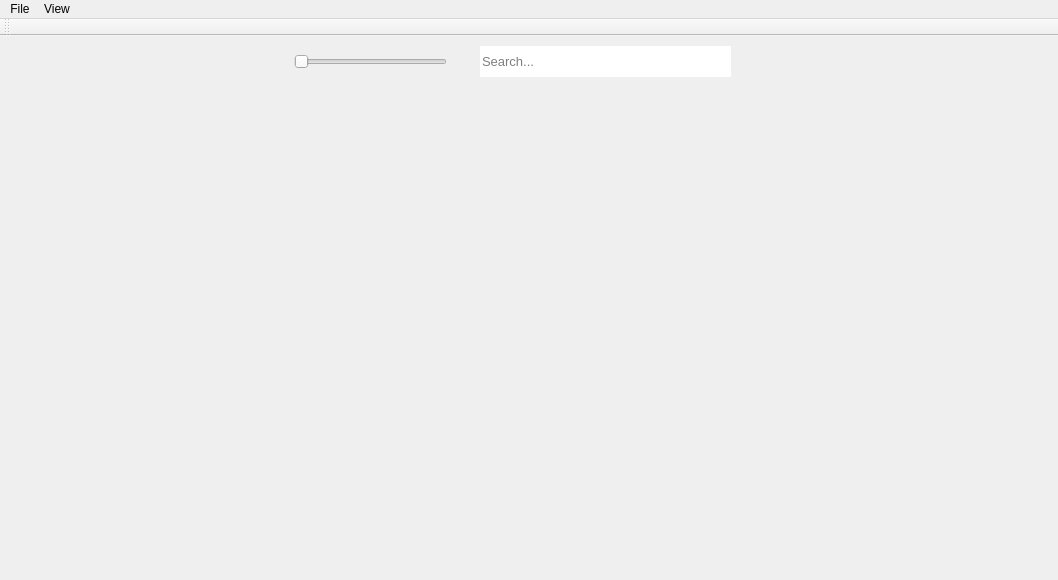
<?xml version="1.0" encoding="UTF-8"?>
<ui version="4.0">
 <class>main_window</class>
 <widget class="QMainWindow" name="main_window">
  <property name="geometry">
   <rect>
    <x>0</x>
    <y>0</y>
    <width>1058</width>
    <height>580</height>
   </rect>
  </property>
  <property name="sizePolicy">
   <sizepolicy hsizetype="Expanding" vsizetype="Expanding">
    <horstretch>0</horstretch>
    <verstretch>0</verstretch>
   </sizepolicy>
  </property>
  <property name="minimumSize">
   <size>
    <width>4</width>
    <height>0</height>
   </size>
  </property>
  <property name="windowTitle">
   <string>RPCS3</string>
  </property>
  <property name="autoFillBackground">
   <bool>false</bool>
  </property>
  <property name="animated">
   <bool>true</bool>
  </property>
  <property name="dockNestingEnabled">
   <bool>true</bool>
  </property>
  <property name="dockOptions">
   <set>QMainWindow::AllowNestedDocks|QMainWindow::AllowTabbedDocks|QMainWindow::AnimatedDocks|QMainWindow::GroupedDragging</set>
  </property>
  <widget class="QWidget" name="centralWidget">
   <property name="sizePolicy">
    <sizepolicy hsizetype="Expanding" vsizetype="Expanding">
     <horstretch>0</horstretch>
     <verstretch>0</verstretch>
    </sizepolicy>
   </property>
   <widget class="QLineEdit" name="mw_searchbar">
    <property name="geometry">
     <rect>
      <x>480</x>
      <y>10</y>
      <width>251</width>
      <height>31</height>
     </rect>
    </property>
    <property name="sizePolicy">
     <sizepolicy hsizetype="Expanding" vsizetype="Expanding">
      <horstretch>0</horstretch>
      <verstretch>0</verstretch>
     </sizepolicy>
    </property>
    <property name="font">
     <font>
      <pointsize>10</pointsize>
      <bold>false</bold>
     </font>
    </property>
    <property name="focusPolicy">
     <enum>Qt::ClickFocus</enum>
    </property>
    <property name="frame">
     <bool>false</bool>
    </property>
    <property name="placeholderText">
     <string>Search...</string>
    </property>
    <property name="clearButtonEnabled">
     <bool>false</bool>
    </property>
   </widget>
   <widget class="QWidget" name="sizeSliderContainer" native="true">
    <property name="geometry">
     <rect>
      <x>280</x>
      <y>10</y>
      <width>181</width>
      <height>31</height>
     </rect>
    </property>
    <property name="sizePolicy">
     <sizepolicy hsizetype="Fixed" vsizetype="Expanding">
      <horstretch>0</horstretch>
      <verstretch>0</verstretch>
     </sizepolicy>
    </property>
    <layout class="QHBoxLayout" name="sizeSliderContainer_layout">
     <property name="spacing">
      <number>0</number>
     </property>
     <property name="leftMargin">
      <number>14</number>
     </property>
     <property name="topMargin">
      <number>0</number>
     </property>
     <property name="rightMargin">
      <number>14</number>
     </property>
     <property name="bottomMargin">
      <number>0</number>
     </property>
     <item>
      <widget class="QSlider" name="sizeSlider">
       <property name="sizePolicy">
        <sizepolicy hsizetype="Expanding" vsizetype="Preferred">
         <horstretch>0</horstretch>
         <verstretch>0</verstretch>
        </sizepolicy>
       </property>
       <property name="focusPolicy">
        <enum>Qt::ClickFocus</enum>
       </property>
       <property name="autoFillBackground">
        <bool>false</bool>
       </property>
       <property name="orientation">
        <enum>Qt::Horizontal</enum>
       </property>
       <property name="tickPosition">
        <enum>QSlider::NoTicks</enum>
       </property>
      </widget>
     </item>
    </layout>
   </widget>
  </widget>
  <widget class="QMenuBar" name="menuBar">
   <property name="geometry">
    <rect>
     <x>0</x>
     <y>0</y>
     <width>1058</width>
     <height>22</height>
    </rect>
   </property>
   <property name="contextMenuPolicy">
    <enum>Qt::PreventContextMenu</enum>
   </property>
   <widget class="QMenu" name="menuFile">
    <property name="title">
     <string>File</string>
    </property>
    <addaction name="bootInstallPkgAct"/>
    <addaction name="separator"/>
    <addaction name="exitAct"/>
   </widget>
   <widget class="QMenu" name="menuView">
    <property name="title">
     <string>View</string>
    </property>
    <widget class="QMenu" name="menuGame_List_Icons">
     <property name="title">
      <string>Game List Icons</string>
     </property>
     <addaction name="setIconSizeTinyAct"/>
     <addaction name="setIconSizeSmallAct"/>
     <addaction name="setIconSizeMediumAct"/>
     <addaction name="setIconSizeLargeAct"/>
    </widget>
    <widget class="QMenu" name="menuGame_List_Mode">
     <property name="title">
      <string>Game List Mode</string>
     </property>
     <addaction name="setlistModeListAct"/>
     <addaction name="setlistModeGridAct"/>
    </widget>
    <addaction name="showGameListAct"/>
    <addaction name="separator"/>
    <addaction name="refreshGameListAct"/>
    <addaction name="menuGame_List_Mode"/>
    <addaction name="menuGame_List_Icons"/>
   </widget>
   <addaction name="menuFile"/>
   <addaction name="menuView"/>
  </widget>
  <widget class="QToolBar" name="toolBar">
   <property name="windowTitle">
    <string>toolBar</string>
   </property>
   <attribute name="toolBarArea">
    <enum>TopToolBarArea</enum>
   </attribute>
   <attribute name="toolBarBreak">
    <bool>false</bool>
   </attribute>
  </widget>
  <action name="bootInstallPkgAct">
   <property name="text">
    <string>Install Packages (PKG)</string>
   </property>
   <property name="toolTip">
    <string>Install application from a .pkg file</string>
   </property>
  </action>
  <action name="exitAct">
   <property name="text">
    <string>Exit</string>
   </property>
   <property name="toolTip">
    <string>Exit RPCS3</string>
   </property>
   <property name="statusTip">
    <string>Exit the application.</string>
   </property>
  </action>
  <action name="showGameListAct">
   <property name="checkable">
    <bool>true</bool>
   </property>
   <property name="text">
    <string>Show Game List</string>
   </property>
  </action>
  <action name="refreshGameListAct">
   <property name="text">
    <string>Game List Refresh</string>
   </property>
  </action>
  <action name="setIconSizeTinyAct">
   <property name="checkable">
    <bool>true</bool>
   </property>
   <property name="text">
    <string>Tiny</string>
   </property>
  </action>
  <action name="setIconSizeSmallAct">
   <property name="checkable">
    <bool>true</bool>
   </property>
   <property name="checked">
    <bool>true</bool>
   </property>
   <property name="text">
    <string>Small</string>
   </property>
  </action>
  <action name="setIconSizeMediumAct">
   <property name="checkable">
    <bool>true</bool>
   </property>
   <property name="text">
    <string>Medium</string>
   </property>
  </action>
  <action name="setIconSizeLargeAct">
   <property name="checkable">
    <bool>true</bool>
   </property>
   <property name="text">
    <string>Large</string>
   </property>
  </action>
  <action name="setlistModeListAct">
   <property name="checkable">
    <bool>true</bool>
   </property>
   <property name="checked">
    <bool>true</bool>
   </property>
   <property name="text">
    <string>List View</string>
   </property>
  </action>
  <action name="setlistModeGridAct">
   <property name="checkable">
    <bool>true</bool>
   </property>
   <property name="text">
    <string>Grid View</string>
   </property>
  </action>
 </widget>
 <layoutdefault spacing="6" margin="11"/>
 <resources>
  <include location="../../../rpcs3/rpcs3/resources.qrc"/>
 </resources>
 <connections/>
</ui>
